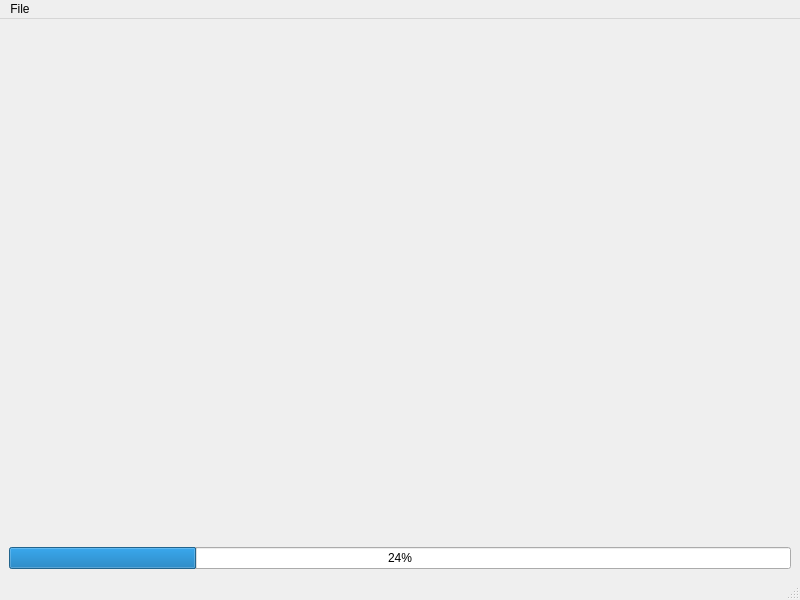
<?xml version="1.0" encoding="UTF-8"?>
<ui version="4.0">
 <class>LidarProbabilityWidget</class>
 <widget class="QMainWindow" name="LidarProbabilityWidget">
  <property name="geometry">
   <rect>
    <x>0</x>
    <y>0</y>
    <width>800</width>
    <height>600</height>
   </rect>
  </property>
  <property name="windowTitle">
   <string>LiDAR Probability</string>
  </property>
  <widget class="QWidget" name="centralwidget">
   <layout class="QVBoxLayout" name="verticalLayout" stretch="1,1">
    <item>
     <widget class="QVTKWidget" name="qvtkWidget"/>
    </item>
    <item>
     <widget class="QProgressBar" name="progressBar">
      <property name="value">
       <number>24</number>
      </property>
     </widget>
    </item>
   </layout>
  </widget>
  <widget class="QMenuBar" name="menubar">
   <property name="geometry">
    <rect>
     <x>0</x>
     <y>0</y>
     <width>800</width>
     <height>20</height>
    </rect>
   </property>
   <widget class="QMenu" name="menuFile">
    <property name="title">
     <string>File</string>
    </property>
    <addaction name="actionOpenImage"/>
    <addaction name="actionSaveResult"/>
   </widget>
   <addaction name="menuFile"/>
  </widget>
  <widget class="QStatusBar" name="statusbar"/>
  <action name="actionOpenImage">
   <property name="text">
    <string>Open Image</string>
   </property>
  </action>
  <action name="actionSaveResult">
   <property name="text">
    <string>Save Result</string>
   </property>
  </action>
 </widget>
 <customwidgets>
  <customwidget>
   <class>QVTKWidget</class>
   <extends>QWidget</extends>
   <header>QVTKWidget.h</header>
  </customwidget>
 </customwidgets>
 <resources/>
 <connections/>
</ui>
